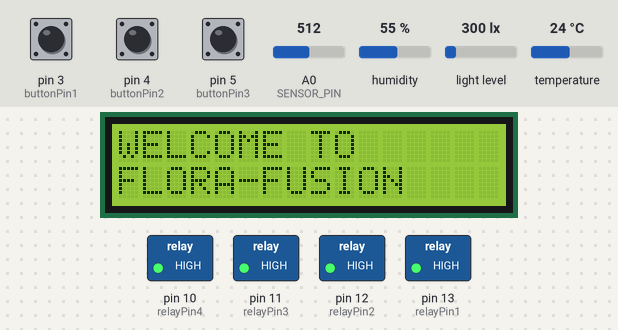
A sketch run on a simulated Arduino Uno, built with avr-gcc and run on an emulated ATmega328P. Parts: 16×2 character LCD, switched loads named in the sketch (green lamp = pin HIGH). Wiring (inferred from the names in the program): HTU21/Si7021 sensor at I2C address 0x40. The inputs (shaded band) are chosen by the test bench; at power-on: humidity 55 %, A0 (SENSOR_PIN) = 512, temperature 24 °C, pin 3 (buttonPin1) HIGH, light level 300 lx, pin 4 (buttonPin2) HIGH, pin 5 (buttonPin3) HIGH. What the sketch prints to the serial monitor is not drawn.

Above: at 1.2 s.
1.3 s: humidity set to 22 %
At 10.7 s:
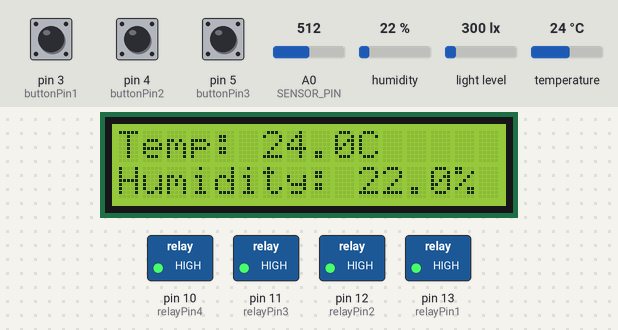
15.3 s: A0 (SENSOR_PIN) set to 716
At 15.3 s:
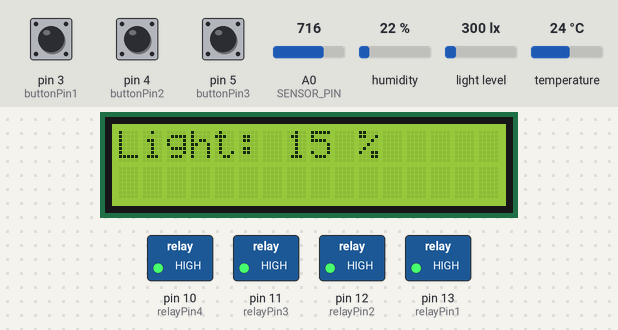
29.3 s: temperature set to 12 °C
43.3 s: pin 3 (buttonPin1) pulled LOW for 0.15 s
46.9 s: pin 3 (buttonPin1) pulled LOW for 1 s
At 61.1 s:
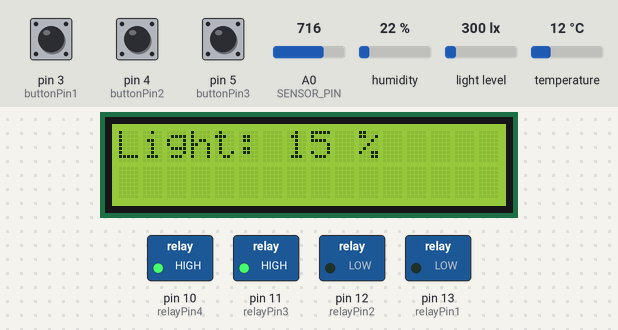
61.9 s: light level set to 40 lx
At 66.4 s:
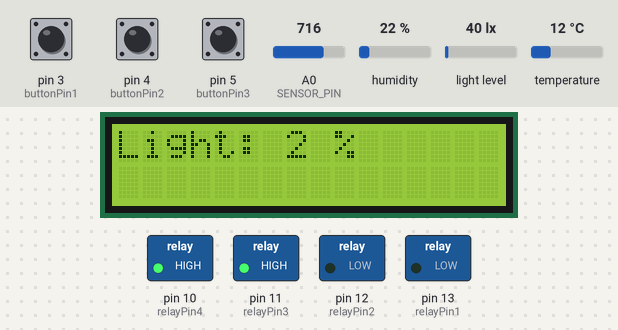
Timing chart, 0 to 67.9 s (numbered marks = the images above; inputs shaded):
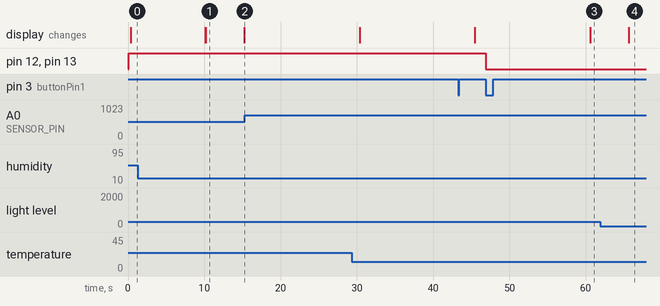

Measured:
- after the input at 15.3 s, every drawn part: stays the same
- after the input at 46.9 s, pin 12 (relayPin2), pin 13 (relayPin1): HIGH → LOW at once
- after the input at 61.9 s, the display: changes after 3.7 s (image 4)
- what the display in image 1 shows lasts 5.0 s, from 10.2 s to 15.2 s

The sketch:

relayok_uploadok.ino
```cpp
#include <Wire.h>
#include <LiquidCrystal_I2C.h>
#include <BH1750.h>

#define SI7021_ADDR 0x40  // 7-bit I2C address of Si7021
#define BUTTON_PIN 6      // Pin for the push button
#define SENSOR_PIN A0     // Pin for the Soil Moisture Sensor

// Si7021 command codes
#define CMD_MEASURE_RH_WITHHOLD  0xE5  // Measure RH with Hold Master
#define CMD_MEASURE_TEMP_WITHHOLD 0xE3  // Measure Temperature with Hold Master

// Pin Definitions for Relays
const int relayPin1 = 13;     // Pin for fan 1
const int relayPin2 = 12;     // Pin for fan 2
const int relayPin3 = 11;     // Pin for lights
const int relayPin4 = 10;     // Pin for pump

// Pin Definitions for Buttons
const int buttonPin1 = 3;     // Button 1 for both fans
const int buttonPin2 = 4;     // Button 2 for lights
const int buttonPin3 = 5;     // Button 3 for pump

// Variables to track actuator states
bool fanState = false;        // Fan state (both fans controlled by one button)
bool lightsState = false;     // Lights state
bool pumpState = false;       // Pump state

// Variables for button press logic
int buttonState1 = 0;
int lastButtonState1 = 0;

int buttonState2 = 0;
int lastButtonState2 = 0;

int buttonState3 = 0;
int lastButtonState3 = 0;

// Initialize the LCD (address 0x27, 16 columns, 2 rows)
LiquidCrystal_I2C lcd(0x27, 16, 2);

// Initialize the BH1750 light sensor
BH1750 lightMeter;

// Soil Moisture Sensor Calibration Values
const int SOIL_DRY_VALUE = 847;   // dry soil (your measured average)
const int SOIL_WET_VALUE = 250;   // wet soil (your measured average)

int screenState = 0;  // Track the current screen (0 = Temp/Humidity, 1 = Light, 2 = Soil Moisture)
unsigned long lastSensorUpdate = 0;  // Time of last sensor update
const unsigned long sensorUpdateInterval = 5000;  // 5 seconds delay between updates
unsigned long lastScreenChange = 0;  // Time of last screen change
const unsigned long screenCycleInterval = 15000;  // 15 seconds interval for automatic screen change
unsigned long lastDebounceTime = 0;  // To handle debouncing
bool lastButtonState = HIGH;  // Button is pulled up, so it starts HIGH

// Time for welcome screen
unsigned long welcomeStartTime = 0;
bool welcomeScreenShown = false;

void setup() {
  Serial.begin(9600);  // Start serial communication with the ESP8266
  Wire.begin();  // Join I2C bus as master

  // Initialize LCD
  lcd.begin(16, 2);  // Initialize LCD with 16 columns and 2 rows
  lcd.backlight();  // Turn on the backlight

  // Initialize the BH1750 light sensor
  lightMeter.begin();

  // Reset the Si7021 sensor
  Wire.beginTransmission(SI7021_ADDR);
  Wire.write(0xFE);  // Reset command
  Wire.endTransmission();
  delay(15);  // Allow time for reset

  // Check if the Si7021 sensor is present
  if (checkSensor()) {
    Serial.println("Si7021 sensor found.");
  } else {
    Serial.println("Si7021 sensor not found.");
  }

  // Set the button pin as input with internal pull-up
  pinMode(BUTTON_PIN, INPUT_PULLUP);

  // Initialize relay pins as output
  pinMode(relayPin1, OUTPUT);
  pinMode(relayPin2, OUTPUT);
  pinMode(relayPin3, OUTPUT);
  pinMode(relayPin4, OUTPUT);

  // Initialize the button pins as input with internal pull-up resistor
  pinMode(buttonPin1, INPUT_PULLUP);
  pinMode(buttonPin2, INPUT_PULLUP);
  pinMode(buttonPin3, INPUT_PULLUP);

  // Start with all actuators turned off
  digitalWrite(relayPin1, HIGH);
  digitalWrite(relayPin2, HIGH);
  digitalWrite(relayPin3, HIGH);
  digitalWrite(relayPin4, HIGH);

  // Display welcome screen for 10 seconds
  welcomeStartTime = millis();
  welcomeScreenShown = true;
}

void loop() {
  // Read the current state of each button
  buttonState1 = digitalRead(buttonPin1);
  buttonState2 = digitalRead(buttonPin2);
  buttonState3 = digitalRead(buttonPin3);

  // Button 1 - Toggle both fans
  if (buttonState1 == LOW && lastButtonState1 == HIGH && (millis() - lastDebounceTime) > 20) {  // 20ms debounce for faster response
    fanState = !fanState;
    digitalWrite(relayPin1, fanState ? HIGH : LOW);
    digitalWrite(relayPin2, fanState ? HIGH : LOW);
    Serial.println(fanState ? "Fans ON" : "Fans OFF");
    lastDebounceTime = millis();  // Update debounce time
  }

  // Button 2 - Toggle lights
  if (buttonState2 == LOW && lastButtonState2 == HIGH && (millis() - lastDebounceTime) > 20) {  // 20ms debounce for faster response
    lightsState = !lightsState;
    digitalWrite(relayPin3, lightsState ? HIGH : LOW);
    Serial.println(lightsState ? "Lights ON" : "Lights OFF");
    lastDebounceTime = millis();  // Update debounce time
  }

  // Button 3 - Toggle pump
  if (buttonState3 == LOW && lastButtonState3 == HIGH && (millis() - lastDebounceTime) > 20) {  // 20ms debounce for faster response
    pumpState = !pumpState;
    digitalWrite(relayPin4, pumpState ? HIGH : LOW);
    Serial.println(pumpState ? "Pump ON" : "Pump OFF");
    lastDebounceTime = millis();  // Update debounce time
  }

  // Save the current button state for the next loop
  lastButtonState1 = buttonState1;
  lastButtonState2 = buttonState2;
  lastButtonState3 = buttonState3;

  // Display the welcome screen if not already shown
  if (welcomeScreenShown) {
    lcd.clear();
    lcd.setCursor(0, 0);
    lcd.print("WELCOME TO");
    lcd.setCursor(0, 1);
    lcd.print("FLORA-FUSION");

    if (millis() - welcomeStartTime > 10000) {  // 10 seconds delay for welcome screen
      welcomeScreenShown = false;
      lcd.clear();  // Clear the LCD after the welcome screen
    }
    return;  // Skip the rest of the loop to show the welcome screen
  }

  // Automatically switch screen every 15 seconds
  if (millis() - lastScreenChange >= screenCycleInterval) {
    screenState = (screenState + 1) % 3;  // Cycle between 0, 1, 2 for 3 screens
    lastScreenChange = millis();  // Update the last screen change timestamp
  }

  // Read data from sensors only if it's time for an update
  if (millis() - lastSensorUpdate >= sensorUpdateInterval) {
    float humidity = readHumidity();
    float temperature = readTemperature();
    int light = readLightIntensity();  // Read light as percentage
    int moisturePercent = readSoilMoisture();

    // Update the sensor data timestamp
    lastSensorUpdate = millis();

    // Display the current data depending on the screen state
    lcd.clear();  // Clear the LCD before updating
    switch (screenState) {
      case 0:  // Temperature and Humidity screen
        lcd.setCursor(0, 0);
        lcd.print("Temp: ");
        lcd.print(temperature, 1);
        lcd.print("C");

        lcd.setCursor(0, 1);
        lcd.print("Humidity: ");
        lcd.print(humidity, 1);
        lcd.print("%");
        break;

      case 1:  // Light Intensity screen (now in percentage)
        lcd.setCursor(0, 0);
        lcd.print("Light: ");
        lcd.print(light);
        lcd.print(" %");
        break;

      case 2:  // Soil Moisture screen
        lcd.setCursor(0, 0);
        lcd.print("Soil Moisture:");
        lcd.setCursor(0, 1);
        lcd.print(moisturePercent);
        lcd.print(" %");
        break;
    }

    // Serial Monitor output showing all data at once
    Serial.print("Temperature: ");
    Serial.print(temperature, 1);
    Serial.print(" C | Humidity: ");
    Serial.print(humidity, 1);
    Serial.print(" % | Light: ");
    Serial.print(light);
    Serial.print(" % | Soil Moisture: ");
    Serial.println(moisturePercent);

    // Send the sensor data to ESP8266 via Serial (as a comma-separated string)
    String dataPacket = String(temperature) + "," + String(humidity) + "," + String(light) + "," + String(moisturePercent);
    Serial.println(dataPacket);  // Send the data packet to ESP8266
  }
}

// Check if sensor is present on I2C
bool checkSensor() {
  Wire.beginTransmission(SI7021_ADDR);
  return Wire.endTransmission() == 0;  // If no error, sensor is present
}

// Read raw data from the Si7021 sensor
uint16_t readRaw(uint8_t cmd) {
  Wire.beginTransmission(SI7021_ADDR);
  Wire.write(cmd);
  Wire.endTransmission();
  delay(20);  // Wait for measurement to complete

  Wire.requestFrom(SI7021_ADDR, (uint8_t)2);  // Request 2 bytes of data
  return Wire.available() == 2 ? (Wire.read() << 8) | Wire.read() : 0;
}

// Read humidity from the Si7021 sensor
float readHumidity() {
  uint16_t raw = readRaw(CMD_MEASURE_RH_WITHHOLD);
  return ((125.0 * raw) / 65536.0) - 6.0;  // Convert to percentage
}

// Read temperature from the Si7021 sensor
float readTemperature() {
  uint16_t raw = readRaw(CMD_MEASURE_TEMP_WITHHOLD);
  return ((175.72 * raw) / 65536.0) - 46.85;  // Convert to Celsius
}

// Read light intensity from the BH1750 sensor and convert to percentage
int readLightIntensity() {
  uint16_t lux = lightMeter.readLightLevel();  // Returns light level in lux

  // Map the lux value from 0-2000 to 0-100%
  int lightPercentage = map(lux, 0, 2000, 0, 100);
  lightPercentage = constrain(lightPercentage, 0, 100);  // Ensure it is within the 0-100% range

  return lightPercentage;
}

// Read soil moisture percentage
int readSoilMoisture() {
  int rawValue = analogRead(SENSOR_PIN);  // Read the raw value from the soil sensor

  // Map soil dry → wet into 0%–100%
  int moisturePercent = map(rawValue, SOIL_DRY_VALUE, SOIL_WET_VALUE, 0, 100);
  moisturePercent = constrain(moisturePercent, 0, 100);  // Ensure it is within the 0-100% range
  return moisturePercent;
}
```
